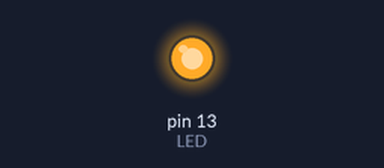
Bench run of a sketch on a simulated Arduino Uno, built with avr-gcc and run on an emulated ATmega328P. On the bench: output pins drawn as LEDs (lit = HIGH).

Above: at 1.0 s.
At 11.5 s:
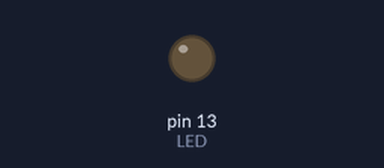
Timing chart, 0 to 18.2 s (numbered marks = the images above):
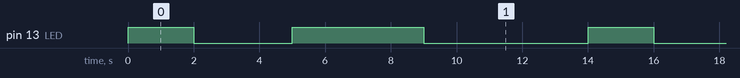

The sketch:

sketch_nov29c.ino
```cpp
const int LED = 13;

void setup() {
  // put your setup code here, to run once:
  pinMode(LED,OUTPUT);
  Serial.begin(9600);
}

void loop() {
  // put your main code here, to run repeatedly:
digitalWrite(LED,HIGH);
delay(2000);
digitalWrite(LED,LOW);
delay(3000);
digitalWrite(LED,HIGH);
delay(4000);
digitalWrite(LED,LOW);
delay(5000);
}
```

Measured:
- by itself, pin 13 (LED): repeats every 14.0 s: LOW 3.0 s, HIGH 4.0 s, LOW 5.0 s, HIGH 2.0 s
- by itself, everything shown: repeats every 14.0 s, in 4 steps
